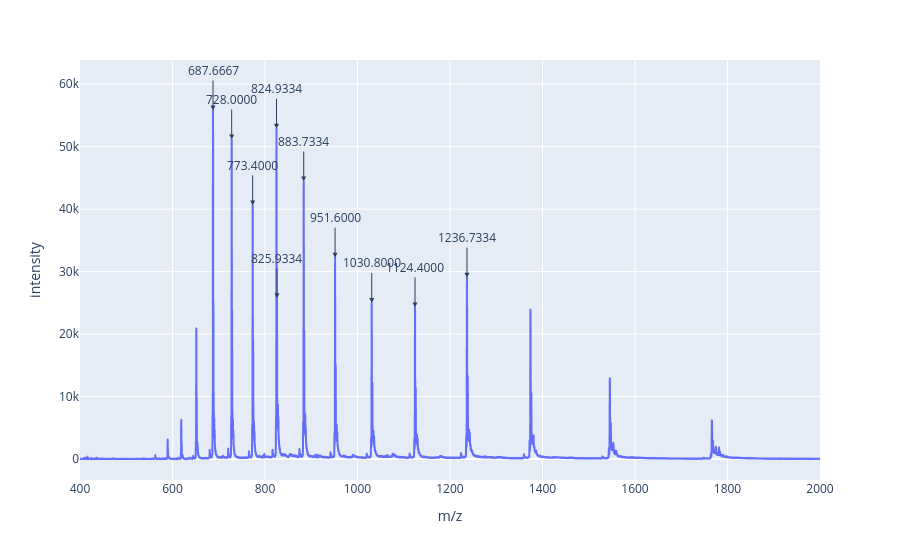

Notebook source saved alongside this figure:
### Markdown cell above
Adding figure labels section

### Code cell
def find_top_peaks(mz_values, avg_intensity, min_distance=1.0, top_n=5):
    """
    Finds the top peaks in the intensity array, ensuring they are a minimum distance apart.
    
    Parameters:
    mz_values (array): Array of m/z values.
    avg_intensity (array): Array of intensity values.
    min_distance (float): Minimum distance in m/z between peaks.
    top_n (int): Number of top peaks to find.
    
    Returns:
    pd.DataFrame: DataFrame containing the m/z and intensity of the top peaks.
    """
    # Create a DataFrame for easier handling
    data = pd.DataFrame({"m/z": mz_values, "intensity": avg_intensity})

    # Sort by intensity in descending order
    data = data.sort_values(by="intensity", ascending=False).reset_index(drop=True)
    
    # List to store selected peaks
    selected_peaks = []
    
    for _, row in data.iterrows():
        mz = row["m/z"]
        intensity = row["intensity"]
        
        # Check if this peak is at least `min_distance` away from all selected peaks
        if all(abs(mz - peak["m/z"]) >= min_distance for peak in selected_peaks):
            selected_peaks.append({"m/z": mz, "intensity": intensity})
            
        # Stop if we have found the desired number of peaks
        if len(selected_peaks) >= top_n:
            break
    
    return pd.DataFrame(selected_peaks)

def plot_top_5_peaks(mz_values, avg_intensity):
    """
    Plots the m/z vs. averaged intensity values and labels the top 5 peaks.
    
    Parameters:
    mz_values (array): Array of m/z values.
    avg_intensity (array): Array of averaged intensity values.
    """
    # Find the top 5 peaks at least 1 m/z apart
    top_peaks = find_top_peaks(mz_values, avg_intensity, min_distance=1.0, top_n=10)

    # Create a DataFrame for the main line plot
    data = pd.DataFrame({"m/z": mz_values, "intensity": avg_intensity})

    # Create the plot
    fig = px.line(data, x="m/z", y="intensity")

    # Add annotations for each of the top 5 peaks
    for _, row in top_peaks.iterrows():
        fig.add_annotation(
            x=row["m/z"],
            y=row["intensity"],
            text=f"{row['m/z']:.4f}",
            showarrow=True,
            arrowhead=2,
            ax=0,
            ay=-40
        )

    # Show the plot
    fig.show()

# Usage
plot_top_5_peaks(mz_values, avg_intensity)

### Figure 1 — Plotly figure (JSON) as saved in the notebook; plotly's stock layout.template omitted (floating-point values rounded to 4 significant figures; data arrays with more than 128 entries replaced by an {"elided": "..."} marker saying what was removed)
{"data": [{"hovertemplate": "m/z=%{x}<br>intensity=%{y}<extra></extra>", "legendgroup": "", "line": {"color": "#636efa", "dash": "solid"}, "marker": {"symbol": "circle"}, "mode": "lines", "name": "", "showlegend": false, "type": "scattergl", "x": {"elided": "24000 float values"}, "xaxis": "x", "y": {"elided": "24000 float values"}, "yaxis": "y"}], "layout": {"annotations": [{"arrowhead": 2, "ax": 0, "ay": -40, "showarrow": true, "text": "687.6667", "x": 687.7, "y": 55790.0}, {"arrowhead": 2, "ax": 0, "ay": -40, "showarrow": true, "text": "824.9334", "x": 824.9, "y": 52870.0}, {"arrowhead": 2, "ax": 0, "ay": -40, "showarrow": true, "text": "728.0000", "x": 728.0, "y": 51140.0}, {"arrowhead": 2, "ax": 0, "ay": -40, "showarrow": true, "text": "883.7334", "x": 883.7, "y": 44430.0}, {"arrowhead": 2, "ax": 0, "ay": -40, "showarrow": true, "text": "773.4000", "x": 773.4, "y": 40610.0}, {"arrowhead": 2, "ax": 0, "ay": -40, "showarrow": true, "text": "951.6000", "x": 951.6, "y": 32240.0}, {"arrowhead": 2, "ax": 0, "ay": -40, "showarrow": true, "text": "1236.7334", "x": 1237.0, "y": 29020.0}, {"arrowhead": 2, "ax": 0, "ay": -40, "showarrow": true, "text": "825.9334", "x": 825.9, "y": 25720.0}, {"arrowhead": 2, "ax": 0, "ay": -40, "showarrow": true, "text": "1030.8000", "x": 1031.0, "y": 24980.0}, {"arrowhead": 2, "ax": 0, "ay": -40, "showarrow": true, "text": "1124.4000", "x": 1124.0, "y": 24250.0}], "legend": {"tracegroupgap": 0}, "margin": {"t": 60}, "xaxis": {"anchor": "y", "domain": [0, 1], "title": {"text": "m/z"}}, "yaxis": {"anchor": "x", "domain": [0, 1], "title": {"text": "intensity"}}}}
